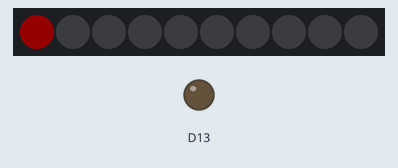
The sketch below on a simulated Adafruit Circuit Playground Express. Parts: 10 RGB LEDs in strip order, left to right, output pins drawn as LEDs (lit = HIGH). Dim RGB values are drawn brighter than linear.

Above: at 0.7 s.
At 9.7 s:
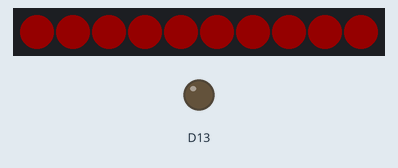
At 14.7 s:
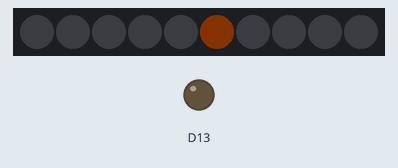
At 18.7 s:
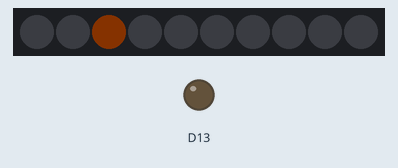
At 22.7 s:
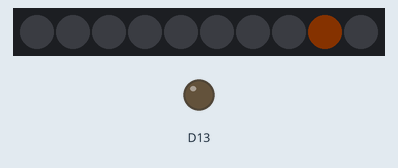
At 37.7 s:
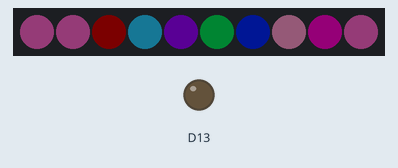

Measured:
- what the display in image 0 shows lasts 1.0 s, from 0.6 s to 1.6 s
- what the display in image 2 shows lasts 4.0 s, from 14.6 s to 18.6 s
- what the display in image 4 shows lasts 5.0 s, from 22.6 s to 27.6 s

The sketch:

Hello_NeoPixels_game.ino
```cpp
#include <Adafruit_CircuitPlayground.h>
                                                             //장비를 오늘받아 새로시작해서 구현해보고싶은걸 구현까지 해보지못했음.
                                                             //서킷 플레이그라운드는 0부터 255까지 숫자를 조합해서 다양한 색상을 구현할수있었음


void setup() {                                              //구현해보고 싶었던것..   서킷 플레이그라운드와 버튼 그리고 피에조를 이용한 두더지게임..
                                                             //버튼을누르면 두더지게임 시작
  Serial.begin(9600);                                       //두더지게임 처럼 주황불이 들어왔을떄 일정시간안에 버튼을 눌렀 을시 피에조가 울리게끔 구현하고싶었음.

  CircuitPlayground.begin();


}

void loop() {

  CircuitPlayground.clearPixels();
  delay(100);


  delay(500);


  //if (buttonState == 1){
  CircuitPlayground.setPixelColor(0, 255,0,0);                              //255,0,0빨강

//}
  delay(1000);
                            //255,0,0빨강
  CircuitPlayground.setPixelColor(1, 255,0,0);                              //128,128,0;노랑


  delay(1000);

                            //128,128,0;노랑
  CircuitPlayground.setPixelColor(2, 255,0,0);                              //0,128,128하늘


  delay(1000);

                               //0,128,128하늘
  CircuitPlayground.setPixelColor(3, 255,0,0);                            //0,255,0초록
  delay(1000);

  CircuitPlayground.setPixelColor(4, 255,0,0);
  delay(1000);

  CircuitPlayground.setPixelColor(5, 255,0,0);
  delay(1000);
  CircuitPlayground.setPixelColor(6, 255,0,0);
  delay(1000);
  CircuitPlayground.setPixelColor(7, 255,0,0);
  delay(1000);
  CircuitPlayground.setPixelColor(8, 255,0,0);
  delay(1000);
  CircuitPlayground.setPixelColor(9, 255,0,0);
  delay(1000);
  CircuitPlayground.setPixelColor(0, 0,0,0);
  CircuitPlayground.setPixelColor(1, 0,0,0);
  CircuitPlayground.setPixelColor(2, 0,0,0);
  CircuitPlayground.setPixelColor(3, 0,0,0);
  CircuitPlayground.setPixelColor(4, 0,0,0);
  CircuitPlayground.setPixelColor(5, 0,0,0);
  CircuitPlayground.setPixelColor(6, 0,0,0);
  CircuitPlayground.setPixelColor(7, 0,0,0);
  CircuitPlayground.setPixelColor(8, 0,0,0);
  CircuitPlayground.setPixelColor(9, 0,0,0);
  delay(4000);

  CircuitPlayground.setPixelColor(0, 0,0,0);
  CircuitPlayground.setPixelColor(1, 0,0,0);
  CircuitPlayground.setPixelColor(2, 0,0,0);
  CircuitPlayground.setPixelColor(3, 0,0,0);
  CircuitPlayground.setPixelColor(4, 0,0,0);
  CircuitPlayground.setPixelColor(5, 102,051,0);
  CircuitPlayground.setPixelColor(6, 0,0,0);
  CircuitPlayground.setPixelColor(7, 0,0,0);
  CircuitPlayground.setPixelColor(8, 0,0,0);
  CircuitPlayground.setPixelColor(9, 0,0,0);

  delay(4000);

  CircuitPlayground.setPixelColor(0, 0,0,0);
  CircuitPlayground.setPixelColor(1, 0,0,0);
  CircuitPlayground.setPixelColor(2, 102,051,0);
  CircuitPlayground.setPixelColor(3, 0,0,0);
  CircuitPlayground.setPixelColor(4, 0,0,0);
  CircuitPlayground.setPixelColor(5, 0,0,0);
  CircuitPlayground.setPixelColor(6, 0,0,0);
  CircuitPlayground.setPixelColor(7, 0,0,0);
  CircuitPlayground.setPixelColor(8, 0,0,0);
  CircuitPlayground.setPixelColor(9, 0,0,0);

  delay(4000);

  CircuitPlayground.setPixelColor(0, 0,0,0);
  CircuitPlayground.setPixelColor(1, 0,0,0);
  CircuitPlayground.setPixelColor(2, 0,0,0);
  CircuitPlayground.setPixelColor(3, 0,0,0);
  CircuitPlayground.setPixelColor(4, 0,0,0);
  CircuitPlayground.setPixelColor(5, 0,0,0);
  CircuitPlayground.setPixelColor(6, 0,0,0);
  CircuitPlayground.setPixelColor(7, 0,0,0);
  CircuitPlayground.setPixelColor(8, 102,051,0);
  CircuitPlayground.setPixelColor(9, 0,0,0);

  delay(5000);


  CircuitPlayground.setPixelColor(0, 102,051,0);
  CircuitPlayground.setPixelColor(1, 0,0,0);
  CircuitPlayground.setPixelColor(2, 0,0,0);
  CircuitPlayground.setPixelColor(3, 102,051,0);
  CircuitPlayground.setPixelColor(4, 0,0,0);
  CircuitPlayground.setPixelColor(5, 0,0,0);
  CircuitPlayground.setPixelColor(6, 102,051,0);
  CircuitPlayground.setPixelColor(7, 0,0,0);
  CircuitPlayground.setPixelColor(8, 0,0,0);
  CircuitPlayground.setPixelColor(9, 0,0,0);

  delay(10000);

  CircuitPlayground.setPixelColor(9, 255,102,204);
  //delay(100);
  CircuitPlayground.setPixelColor(8, 255,000,204);
  //delay(100);
  CircuitPlayground.setPixelColor(7, 255,153,204);
  //delay(100);
  CircuitPlayground.setPixelColor(6, 000,051,255);
  //delay(100);
  CircuitPlayground.setPixelColor(5, 000,102,051);
  //delay(100);
  CircuitPlayground.setPixelColor(4, 153,000,255);
  //delay(100);
  CircuitPlayground.setPixelColor(3, 051,200,254);
  //delay(100);
  CircuitPlayground.setPixelColor(2, 051,000,000);
  //delay(100);
  CircuitPlayground.setPixelColor(1, 255,102,204);
 // delay(100);
  CircuitPlayground.setPixelColor(0, 255,102,204);
 // delay(3000);
 delay(2000);

   CircuitPlayground.setPixelColor(9, 255,102,204);
  //delay(100);
  CircuitPlayground.setPixelColor(8, 255,000,204);
  //delay(100);
  CircuitPlayground.setPixelColor(7, 255,153,204);
  //delay(100);
  CircuitPlayground.setPixelColor(6, 000,051,255);
  //delay(100);
  CircuitPlayground.setPixelColor(5, 000,102,051);
  //delay(100);
  CircuitPlayground.setPixelColor(4, 153,000,255);
  //delay(100);
  CircuitPlayground.setPixelColor(3, 051,200,254);
  //delay(100);
  CircuitPlayground.setPixelColor(2, 051,000,000);
  //delay(100);
  CircuitPlayground.setPixelColor(1, 255,102,204);
 // delay(100);
  CircuitPlayground.setPixelColor(0, 255,102,204);
 // delay(3000);
  delay(1000);

  CircuitPlayground.setPixelColor(4, 153,000,051);
  delay(1000);
  CircuitPlayground.setPixelColor(8, 051,102,204);
  delay(1000);
  CircuitPlayground.setPixelColor(0, 255,102,204);
  delay(1000);
  CircuitPlayground.setPixelColor(0, 255,102,204);
  delay(1000);
  CircuitPlayground.setPixelColor(0, 255,102,204);
  delay(1000);
  CircuitPlayground.setPixelColor(0, 255,102,204);
  delay(1000);
  CircuitPlayground.setPixelColor(0, 255,102,204);
  delay(1000);
}
```
